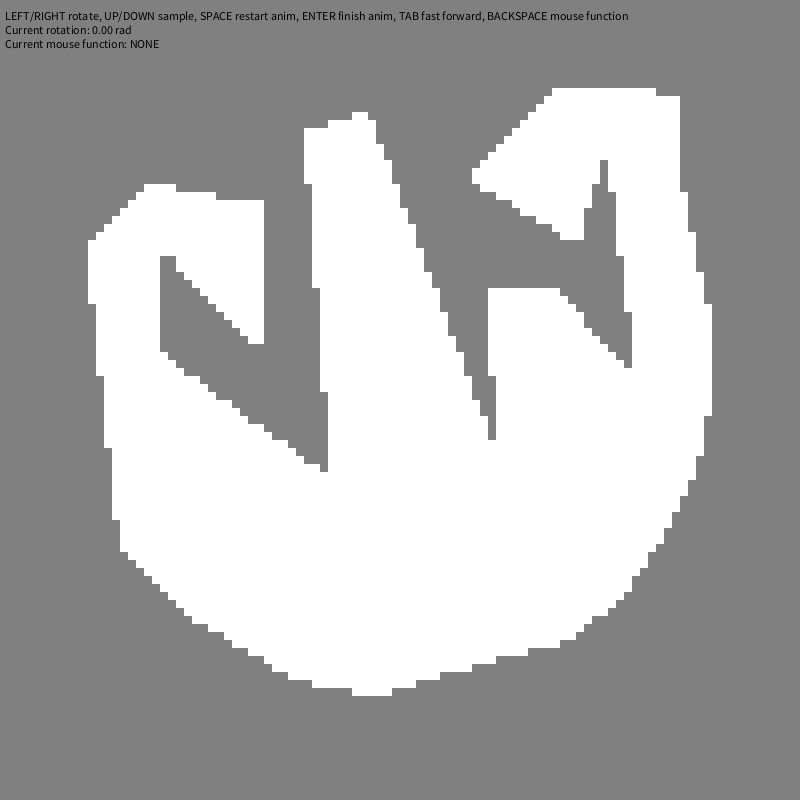
Frame 1 (no input)
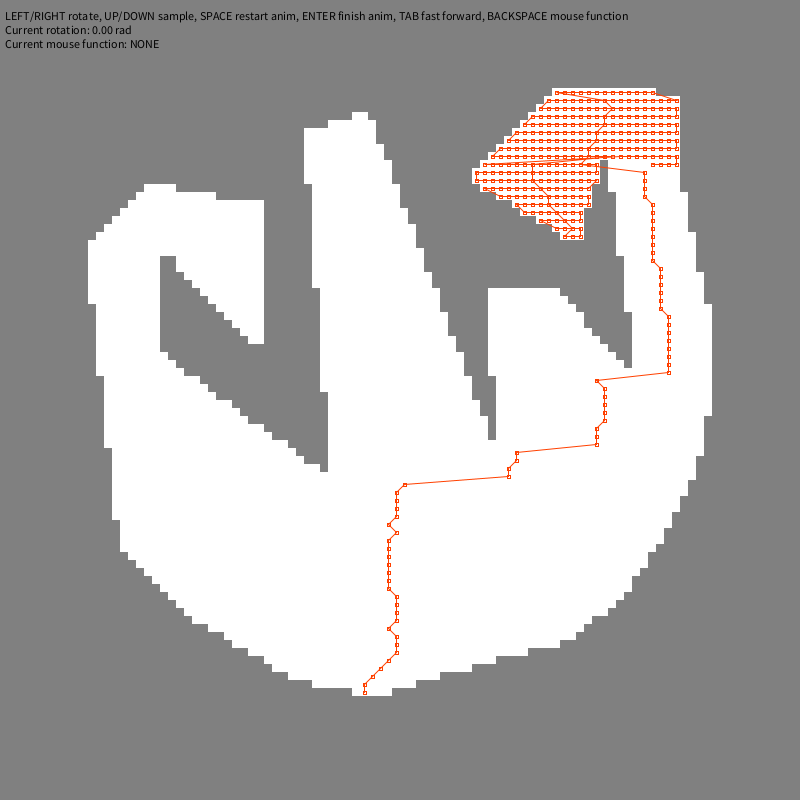
Frame 60 (the mouse pressed at the canvas centre just before this capture)
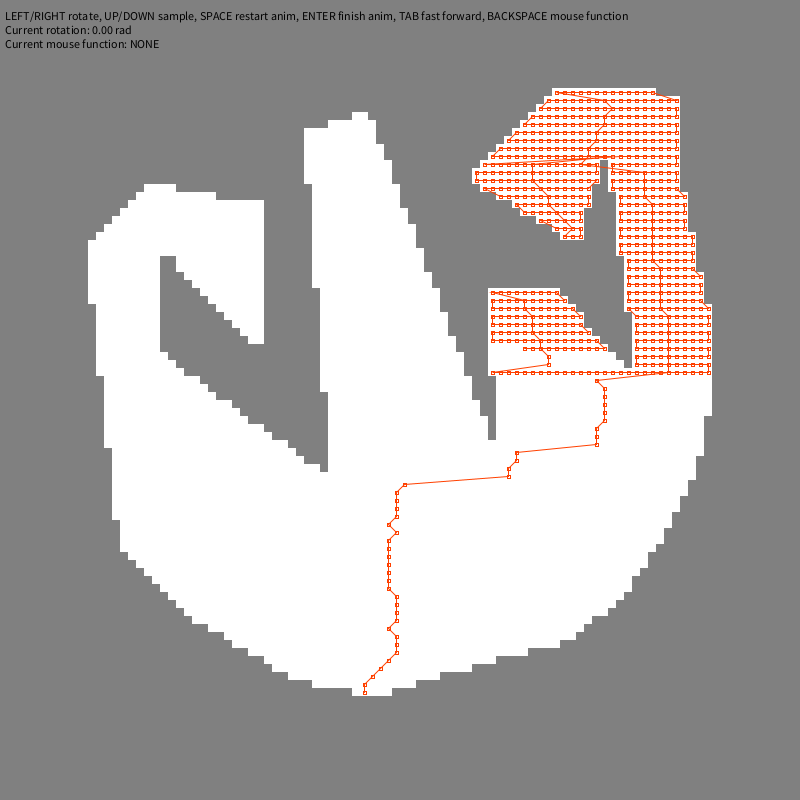
Frame 120 (the mouse held since frame 60 and released just before this capture)

The Processing sketch that drew these frames (run headless with seeded random() and noise(); from frame 60 on, the mouse is pressed at the canvas centre):

// Processing sketch: satinrastv2
// ── satinrastv2.pde
float shapeCoordsData[][] = {
  {579, 51}, {712, 59}, {716, 182}, {744, 300}, {748, 345}, 
  {749, 389}, {732, 470}, {716, 510}, {692, 551}, {648, 618}, 
  {585, 670}, {471, 699}, {372, 729}, {282, 711}, {169, 643}, 
  {88, 562}, {50, 226}, {120, 159}, {252, 183}, {244, 350}, 
  {137, 234}, {137, 350}, {323, 487}, {293, 103}, {365, 78}, 
  {508, 459}, {496, 279}, {575, 276}, {665, 382}, {628, 119}, 
  {598, 228}, {474, 154}};
  
//float shapeCoordsData[][] = {{119,490},{410,616},{410,616},{536,445},{721,447},{537,354},{473,207},{369,202},{413,383},{425,255},{466,263},{514,393},{406,436},{338,194},{441,135},{297,179}};

ArrayList<Pt> stitches;
float reso = 0.125;
Im srcImg;
Im cpyImg;

boolean hasHole = false;

int mouseFunc = 0;
String[] mouseFuncDesc = {"NONE","HOLE","ISLAND"};
  
class Pt{
  int x;
  int y;
  Pt(int _x, int _y){
    x = _x;
    y = _y;
  }
  Pt(Pt p){
    x = p.x;
    y = p.y;
  }
  public String toString(){
    return "("+x+","+y+")";
  }
}

class Im{
  int[] data;
  int w;
  int h;
  Im (int _w, int _h){
    data = new int[_w*_h];
    w = _w;
    h = _h;
  }
  Im (PImage im){
    data = new int[im.width*im.height];
    im.loadPixels();
    for (int i = 0; i < im.width*im.height; i++){
      data[i] = ((im.pixels[i]&255) > 128) ? 1 : 0;
    }
    w = im.width;
    h = im.height;
  }
  Im (Im im){
    w = im.w;
    h = im.h;
    data = new int[w*h];
    for (int i = 0; i < w*h; i++){
      data[i] = im.data[i];
    }
  }
  int get(int x, int y){
    if (x < 0 || x >= w || y < 0 || y >= h){
      return 0;
    }
    return data[y*w+x];
  }
  int get(Pt p){
    return get(p.x,p.y);
  }
  boolean isOn(int x, int y){
    return get(x,y)>0;
  }
  boolean isOn(Pt p){
    return isOn(p.x,p.y);
  }
  void set(int x, int y, int v){
    data[y*w+x] = v;
  }
  void set(Pt p, int v){
    set(p.x,p.y,v);
  }
  PImage toPImage(){
    PImage im = createImage(w,h,RGB);
    im.loadPixels();
    for (int i = 0; i < data.length; i++){
      int g = (data[i]*127+128) & 255;
      im.pixels[i] = (g << 16) | (g << 8) | (g);
    }
    im.updatePixels();
    return im;
  }
  
}
  
Pt hiPt(Im im){
  for (int i = 0; i < im.h; i++){
    for (int j = 0; j < im.w; j++){
      if (im.isOn(j,i)){
        return new Pt(j,i);
      }
    }
  }
  return null;
}

Pt loPt(Im im){
  for (int i = im.h-1; i>=0; i--){
    for (int j = 0; j < im.w; j++){
      if (im.isOn(j,i)){
        return new Pt(j,i);
      }
    }
  }
  return null;
}
  
boolean floodfill(Im prev, Im src, Im dst, Pt p0, int[] areaOut){
  boolean t = false;
  if (prev.get(p0) == -1){
    t = true;
  }
  if (src.get(p0) != 1){
    return t;
  }
  if (dst.get(p0) == 1){
    return t;
  }
  dst.set(p0,1);
  src.set(p0,0);

  if (areaOut != null){
    areaOut[0]++;
  }
  
  t |= floodfill(prev,src,dst,new Pt(p0.x-1,p0.y),areaOut);
  t |= floodfill(prev,src,dst,new Pt(p0.x+1,p0.y),areaOut);
  t |= floodfill(prev,src,dst,new Pt(p0.x,p0.y-1),areaOut);
  t |= floodfill(prev,src,dst,new Pt(p0.x,p0.y+1),areaOut);
  
  return t;
}

boolean floodfillQ(Im prev, Im src, Im dst, Pt p0, int[] areaOut){
  boolean t = false;
  if (prev.get(p0) == -1){
    t = true;
  }
  if (src.get(p0) != 1){
    return t;
  }
  if (dst.get(p0) == 1){
    return t;
  }
  ArrayList<Pt> Q = new ArrayList<Pt>();
  Q.add(new Pt(p0));
  while (Q.size()>0){
    if (areaOut != null){
      areaOut[0]++;
    }
      
    Pt n = Q.get(0);
    Q.remove(0);
    Pt l = new Pt(n.x-1,n.y);
    Pt r = new Pt(n.x+1,n.y);
    Pt u = new Pt(n.x,n.y-1);
    Pt d = new Pt(n.x,n.y+1);
    if (src.get(l)==1){
      dst.set(l,1);
      src.set(l,0);
      Q.add(l);

    }
    if (src.get(r)==1){
      dst.set(r,1);
      src.set(r,0);
      Q.add(r);
    }
    if (src.get(u)==1){
      dst.set(u,1);
      src.set(u,0);
      Q.add(u);
    }
    if (src.get(d)==1){
      dst.set(d,1);
      src.set(d,0);
      Q.add(d);
    }
    if (prev.get(l) == -1 || 
        prev.get(r) == -1 || 
        prev.get(u) == -1 || 
        prev.get(d) == -1 ){
      t = true;
    }
  }
  return t;
}


boolean floodBridgeHoleAt(Im src, Im cache, Pt p0){
  
  Im dst = new Im(src.w,src.h);
  ArrayList<Pt> Q = new ArrayList<Pt>();
  ArrayList<Pt> P = new ArrayList<Pt>();
  Q.add(new Pt(p0));
  dst.set(p0,1);
  Pt leftmost = new Pt(p0);
  while (Q.size()>0){

    Pt n = Q.get(0);
    Q.remove(0);
    P.add(new Pt(n));
    //if (n.x < leftmost.x){
    //  leftmost.x = n.x;
    //  leftmost.y = n.y;
    //}
    if (n.x <= 0 || n.x >= src.w-1 || n.y <= 0 || n.y >= src.h-1){
      for (int i = 0; i < P.size(); i++){
         cache.set(P.get(i),1);
      }
      return false;
    }
    if (cache.get(n) == 1){
      for (int i = 0; i < P.size(); i++){
         cache.set(P.get(i),1);
      }
      return false;
    }
    Pt l = new Pt(n.x-1,n.y);
    Pt r = new Pt(n.x+1,n.y);
    Pt u = new Pt(n.x,n.y-1);
    Pt d = new Pt(n.x,n.y+1);
    if (dst.get(l)==0 && src.get(l)==0){
      dst.set(l,1);
      Q.add(l);
    }
    if (dst.get(r)==0 && src.get(r)==0){
      dst.set(r,1);
      Q.add(r);
    }
    if (dst.get(u)==0 && src.get(u)==0){
      dst.set(u,1);
      Q.add(u);
    }
    if (dst.get(d)==0 && src.get(d)==0){
      dst.set(d,1);
      Q.add(d);
    }
  }
  for (int i = 0; i < src.w; i++){
    leftmost.x --;
    if (leftmost.x < 0 || 
     cache.get(leftmost) == 1 || 
     cache.get(leftmost.x+1,leftmost.y-1) == 1 ||
     cache.get(leftmost.x+1,leftmost.y+1) == 1 
     ){
      break;
    }
    cache.set(leftmost,1);
    src.set(leftmost,0);
  }
  for (int i = 0; i < P.size(); i++){
    cache.set(P.get(i),1);
  }
  return true;
}



int findArea(Im im){
  int a = 0;
  for (int i = 0; i < im.data.length; i++){
    if (im.data[i] > 0){
      a ++;
    }
  }
  return a;  
}


ArrayList<Pt> satinStitches(Im prevIm, Im im, Pt p0, int d){
  //im.toPImage().save(random(1)+".png");
  
  ArrayList<Pt> pts = new ArrayList<Pt>();
  ArrayList<Pt> walk = new ArrayList<Pt>();
  pts.add(new Pt(p0));
  im.set(p0,-1);
  
  Pt p = new Pt(p0);
  int belowOn = -1;
  int belowOff = -1;
  int aboveOn = -1;

  int lineStart = p.x;
  
  boolean invBranch = false;
  int dx = 1;
  
  for (int i = 0; i < Integer.MAX_VALUE; i++){

    if (im.get(p.x,p.y) != 0){
      if (im.isOn(p.x,p.y+d)){
        if (belowOn < 0){
          belowOn = p.x;
          //fill(0,255,64);
          //rect(p.x/reso,p.y/reso,1/reso,1/reso);
          //save("???.png"); 
        }else if (belowOff >= 0 && !invBranch){
          Pt q0 = new Pt(belowOn,p.y+d);
          Im mask = new Im(im.w,im.h);
          
          Im old = new Im(im);

          int[] area = {0};
          boolean touch = floodfillQ(prevIm,im,mask,q0,area);
          int at = findArea(im);
          //println(touch,area[0],at,touch || area[0] > at,q0);
          if (touch || area[0] > at){
            invBranch = true;
            im = old;
          }else{
            
            if (d > 0){
              q0 = loPt(mask);
            }else{
              q0 = hiPt(mask);
            }
            if (q0!=null){
              pts.addAll(satinStitches(im,mask,q0,-d));
            }
            //pts.addAll(satinStitches(im,new Pt(p),abs(d)));
            //break;
            
            belowOn = -1;
            belowOff = -1;
            
          }
        }
      }else{
        if (belowOn >= 0 && belowOff < 0){
          belowOff = p.x;
        }
      }
      
      if (im.isOn(p.x,p.y-d)){
        if (aboveOn < 0){
          aboveOn = p.x;
        }
      }else{
        if (aboveOn >= 0){
          Pt q0 = new Pt(aboveOn,p.y-d);
          Im mask = new Im(im.w,im.h);
          floodfillQ(prevIm,im,mask,q0,null);
          
          if (d > 0){
            q0 = hiPt(mask);
          }else{
            q0 = loPt(mask);
          }
          if (q0 != null){
            pts.addAll(satinStitches(im,mask,q0,d));
          }
          aboveOn = -1;
        }
      }
    }
    

    p.x += dx;
    if (!im.isOn(p)){
      int lineEnd = p.x;
      if (invBranch){
        Pt q0 = new Pt(p.x,p.y+d);
        while(!im.isOn(q0)){
          q0.x-=dx;
        }
        Im mask = new Im(im.w,im.h);
        floodfillQ(prevIm,im,mask,q0,null);
        
        if (d > 0){
          q0 = loPt(mask);
        }else{
          q0 = hiPt(mask);
        }
        if (q0 != null){
          pts.addAll(satinStitches(im,mask,q0,-d));
        }
        p.x = belowOn;
        //p.y += d;
        
        while (im.isOn(p)){
          p.x -= 1;
        }
        
        belowOn = -1;
        aboveOn = -1;
        belowOff = -1;
        invBranch = false;
        
        continue;
      }else if (aboveOn >= 0){
        Pt q0 = new Pt(p.x,p.y-d);
        while(!im.isOn(q0)){
          q0.x-=dx;
        }
        Im mask = new Im(im.w,im.h);
        floodfillQ(prevIm,im,mask,q0,null);
        
        if (d > 0){
          q0 = hiPt(mask);
        }else{
          q0 = loPt(mask);
        }
        if (q0 != null){
          pts.addAll(satinStitches(im,mask,q0,d));
        }
        
        belowOn = -1;
        aboveOn = -1;
        belowOff = -1;
      
      }
      p.y += d;
      belowOn = -1;
      belowOff = -1;
      aboveOn = -1;
      if (p.y >= im.h || p.y < 0){
        break;
      }
      while (!im.isOn(p) && 0 < p.x && p.x < im.w){
        p.x -= dx;
      }
      while (im.isOn(p)){
        p.x+=dx;
      }
      if (0 < p.x && p.x < im.w){
        walk.add(new Pt((lineStart+lineEnd)/2,p.y));
      }
      lineStart = p.x;
      invBranch = false;
      dx = -dx;
    }else{
      pts.add(new Pt(p));
      im.set(p,-1);
    }
  }
  for (int i = 0; i < walk.size(); i++){
    pts.add(0,walk.get(i));
  }
  return pts;
}

 
 
void rotateAndFit(float[][] poly, float ang, float w, float h){
  float[] c = {w/2,h/2};
  float xmin = Float.MAX_VALUE;
  float ymin = Float.MAX_VALUE;
  float xmax = -Float.MAX_VALUE;
  float ymax = -Float.MAX_VALUE;
  
  for (int i = 0; i < poly.length; i++){
    float[] p = poly[i];
    float a0 = atan2(p[1]-c[1],p[0]-c[0]);
    float a = a0 + ang;
    float d = (float)Math.hypot(p[0]-c[0],p[1]-c[1]);
    poly[i][0] = c[0]+cos(a)*d;
    poly[i][1] = c[1]+sin(a)*d;
    xmin = min(xmin,poly[i][0]);
    ymin = min(ymin,poly[i][1]);
    xmax = max(xmax,poly[i][0]);
    ymax = max(ymax,poly[i][1]);
  }
  
  float dx = (w-(xmax-xmin))/2-xmin;
  float dy = (h-(ymax-ymin))/2-ymin;
  
  for (int i = 0; i < poly.length; i++){
    poly[i][0]+=dx;
    poly[i][1]+=dy;
  }
  
}
 
void remove1pxHolesAndIslands(Im im){
  for (int i = 0; i < im.h; i++){
    for (int j = 0; j < im.w; j++){
      if (im.get(j,i) == 0){
        if (im.get(j-1,i) == 1
          &&im.get(j+1,i) == 1
          &&im.get(j,i-1) == 1
          &&im.get(j,i+1) == 1
        ){
          im.set(j,i,1);
        }
      }else{
        if (im.get(j-1,i) == 0
          &&im.get(j+1,i) == 0
          &&im.get(j,i-1) == 0
          &&im.get(j,i+1) == 0
        ){
          im.set(j,i,0);
        }
      }
    }
  }
}

void bridgeHoles(Im im){
  Im cache = new Im(im.w,im.h);
  for (int i = 0; i < im.h; i++){
    boolean seenOn = false;
    for (int j = 0; j < im.w; j++){
      Pt p = new Pt(j,i);
      if (im.get(p) == 1){
        seenOn = true;
      }else{
        if (!seenOn){
          cache.set(p,1);
        }else{
          floodBridgeHoleAt(im,cache,p);
        }
      }
      
    }
    //cache.toPImage().save("dump/"+nf(i,4)+".png");
  }
  
}

void makeRaster(){
  PGraphics pg = createGraphics((int)(width*reso),(int)(height*reso));
  
  pg.beginDraw();
  pg.scale(reso);
  pg.background(0);
  pg.fill(255);
  pg.noStroke();
  pg.beginShape();
  for (int i=0; i<shapeCoordsData.length; i++) {
    float px = shapeCoordsData[i][0];
    float py = shapeCoordsData[i][1];
    pg.vertex(px, py);
  }
  pg.endShape();

  if (mouseFunc == 1){
    pg.fill(0);
    pg.circle(mouseX,mouseY,100);
  }else if (mouseFunc == 2){
    pg.fill(255);
    pg.circle(mouseX,mouseY,100);
  }
  pg.endDraw();
  
  srcImg = new Im(pg);
  remove1pxHolesAndIslands(srcImg);
  
  if (hasHole){
    bridgeHoles(srcImg);
  }
  cpyImg = new Im(srcImg);
}
 
 
 
ArrayList<Pt> satinStitchesMultiple(Im im){
  Im cpy = new Im(im);
  Im src = new Im(im);
  ArrayList<Pt> pts = satinStitches(cpy,src,hiPt(im),1);
  for (int i = 0; i < pts.size(); i++){
    cpy.set(pts.get(i),0);
  }
  boolean redo = false;
  for (int i = 0; i < cpy.data.length; i++){
    if (cpy.data[i] > 0){
      redo = true;
      break;
    }
  }
  if (redo){
    pts.addAll(satinStitchesMultiple(cpy));
  }
  return pts;
}
 
void setup(){
  size(800,800);
  
  for (int i = 0; i < shapeCoordsData.length; i++){
    shapeCoordsData[i][0] = (shapeCoordsData[i][0]-400)*0.9+400;
    shapeCoordsData[i][1] = (shapeCoordsData[i][1]-400)*0.9+400;
  }
  //stitches = new ArrayList<Pt>();
  //rotateAndFit(shapeCoordsData,6.25f,width,height);
  
  //makeRaster();
  //stitches = satinStitches(cpyImg,srcImg,hiPt(srcImg),1);
}

int frame = 0;
float rot = 0;
void draw(){

  makeRaster();
  //stitches = satinStitches(cpyImg,srcImg,hiPt(srcImg),1);
  stitches = satinStitchesMultiple(srcImg);
  
  
  background(128);
  noStroke();
  fill(255);
  
  for (int i = 0; i < cpyImg.h; i++){
    for (int j = 0; j < cpyImg.w; j++){
      if (cpyImg.get(j,i) != 0){
        rect(j/reso,i/reso,1/reso,1/reso);
      }
    }
  }
  
  noFill();
  stroke(255,64,0);
  beginShape();
  //for (int i = 0; i < stitches.size(); i++){
  for (int i = 0; i < min((frame*50*reso),stitches.size()); i++){
    float x = stitches.get(i).x/reso+1/reso/2;
    float y = stitches.get(i).y/reso+1/reso/2;
    rect(x-1,y-1,3,3);
    vertex(x,y);
  }
  endShape();
  
  fill(0);
  text("LEFT/RIGHT rotate, UP/DOWN sample, SPACE restart anim, ENTER finish anim, TAB fast forward, BACKSPACE mouse function\n"
    +"Current rotation: "+nf(rot,1,2)+" rad\n"
    +"Current mouse function: "+mouseFuncDesc[mouseFunc],5,20);
  frame ++;
}

void keyPressed(){
  if (keyCode == LEFT){
    rotateAndFit(shapeCoordsData,-0.01f,width,height);
    rot -= 0.01;
  }else if (keyCode == RIGHT){
    rotateAndFit(shapeCoordsData,0.01f,width,height);
    rot += 0.01;
  }else if (key == ' '){
    frame = 0;
  }else if (keyCode == ENTER){
    frame = 99999;
  }else if (keyCode == UP){
    reso = min(1,reso*2);
  }else if (keyCode == DOWN){
    reso = max(0.03124,reso/2);
  }else if (keyCode == TAB){
    frame += 200;
  }else if (key == BACKSPACE){
    mouseFunc = (mouseFunc + 1)%mouseFuncDesc.length;
    hasHole = mouseFunc != 0;
  }

}
